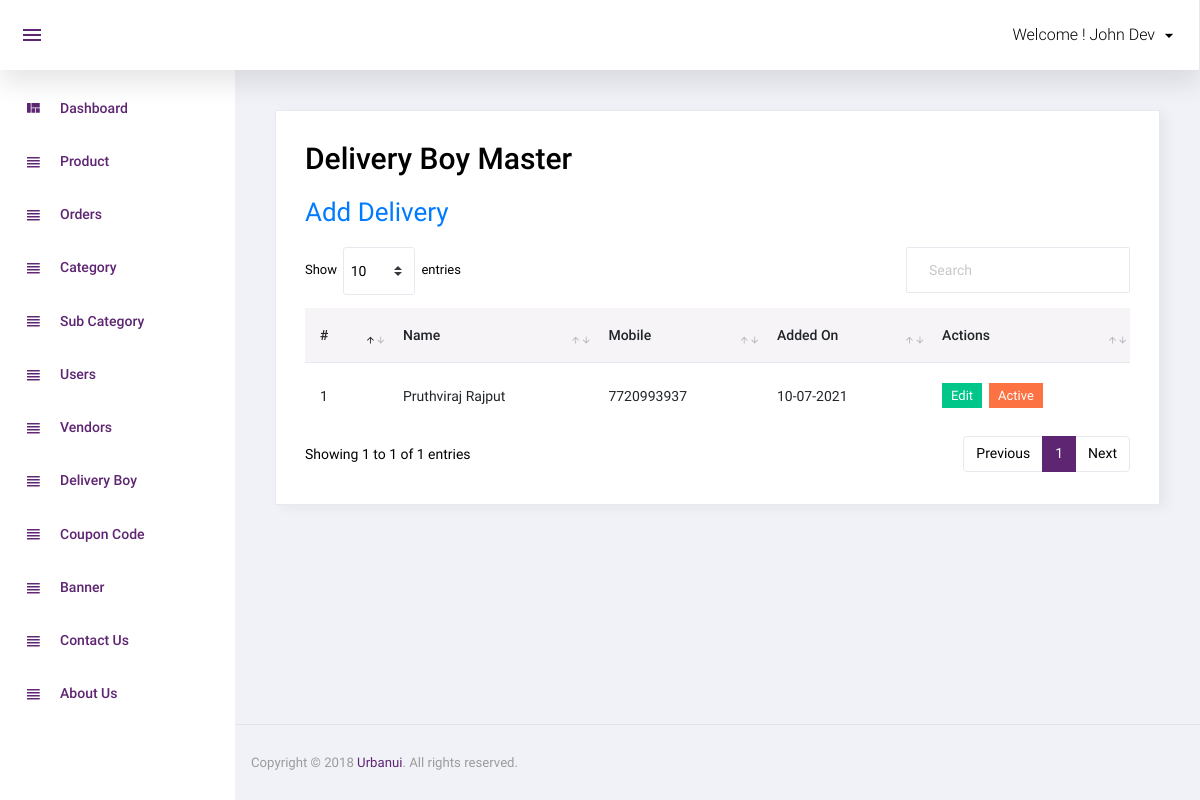
Page /admin/delivery_boy.php (signed in) on the committed database.
### tables this page shows
CREATE TABLE `delivery_boy` (
  `id` int(11) NOT NULL,
  `name` varchar(255) NOT NULL,
  `mobile` varchar(15) NOT NULL,
  `password` varchar(15) NOT NULL,
  `status` tinyint(4) NOT NULL,
  `added_on` timestamp NOT NULL DEFAULT current_timestamp() ON UPDATE current_timestamp()
);

### admin/delivery_boy.php (the view, shortened to what this page needs)
<?php
include('top.php');
$sql="select * from delivery_boy order by id desc";
$res=mysqli_query($con,$sql);
?>
  <div class="card">
            <div class="card-body">
              <h1 class="grid_title">Delivery Boy Master</h1>
			  <a href="manage_delivery_boy" class="add_link">Add Delivery</a>
			  <div class="row grid_box">
                <div class="col-12">
                  <div class="table-responsive">
                    <table id="order-listing" class="table">
                      <thead>
                        <tr>
                            <th>#</th>
                            <th>Name</th>
                            <th>Mobile</th>
							<th>Added On</th>
                            <th>Actions</th>
                        </tr>
                      </thead>
                      <tbody>
                        <?php if(mysqli_num_rows($res)>0){
						$i=1;
						while($row=mysqli_fetch_assoc($res)){
						?>
						<tr>
                            <td><?php echo $i?></td>
                            <td><?php echo $row['name']?></td>
							<td><?php echo $row['mobile']?></td>
							<td>
							<?php
							$dateStr=strtotime($row['added_on']);
							echo date('d-m-Y',$dateStr);
							?>
							</td>
							<td>
								<a href="manage_delivery_boy?id=<?php echo $row['id']?>"><label class="badge badge-success hand_cursor">Edit</label></a>&nbsp;
								<?php
								if($row['status']==1){
								?>
								<a href="?id=<?php echo $row['id']?>&type=deactive"><label class="badge badge-danger hand_cursor">Active</label></a>
								<?php
								}else{
								?>
								<a href="?id=<?php echo $row['id']?>&type=active"><label class="badge badge-info hand_cursor">Deactive</label></a>
								<?php
								}
								?>
							</td>
                        </tr>
                        <?php
						$i++;
						} } else { ?>
						<tr>
							<td colspan="5">No data found</td>
						</tr>
						<?php } ?>
                      </tbody>
                    </table>
                  </div>
				</div>
              </div>
            </div>
          </div>
<?php include('footer.php');?>

### rows in the picture
delivery_boy: name "Pruthviraj Rajput", mobile "7720993937", added_on "10-07-2021"

### other values in the picture
$_SESSION['ADMIN_NAME'] "John Dev"
